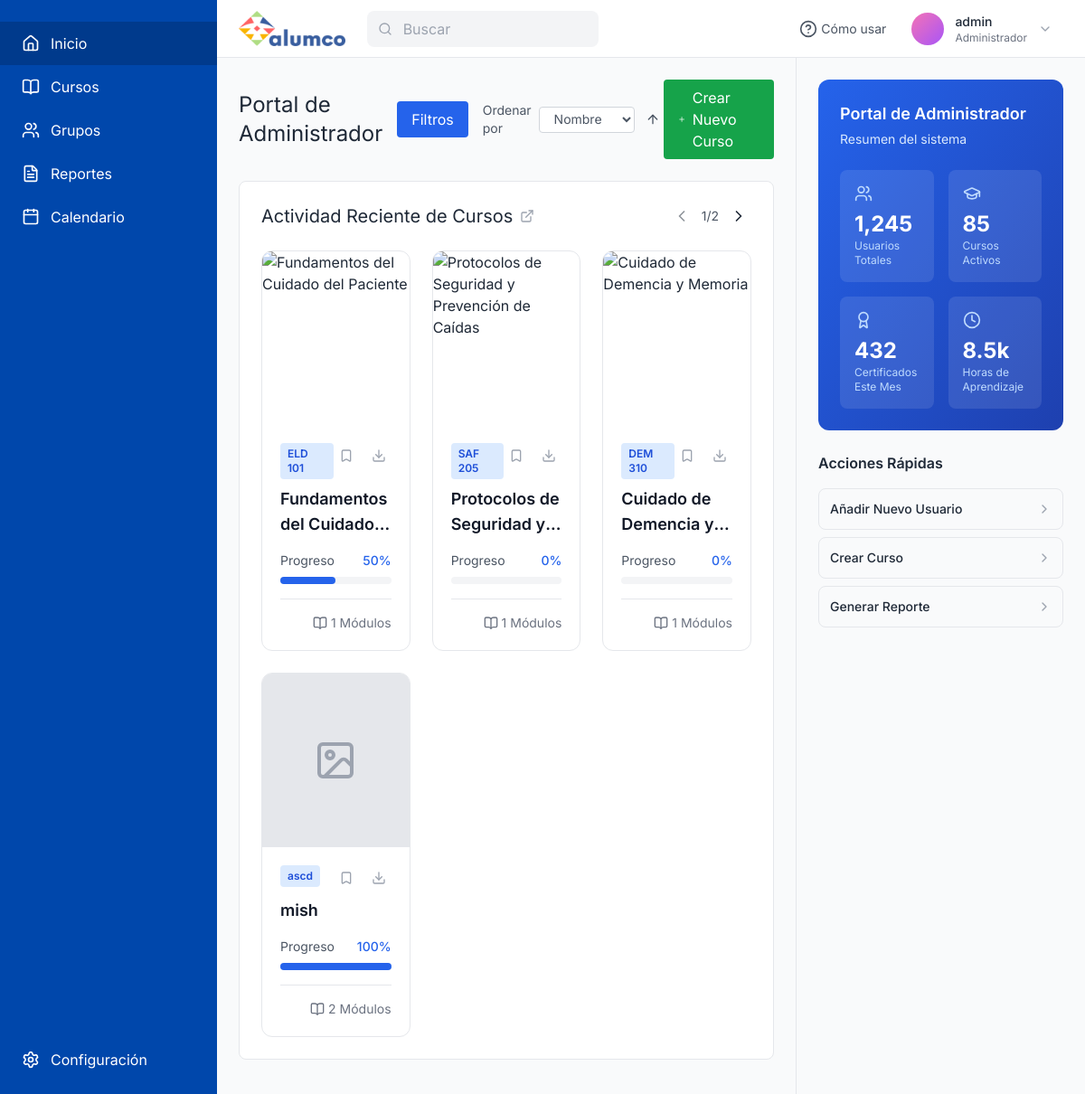
The page /home/ (signed in) on the database as committed earlier.
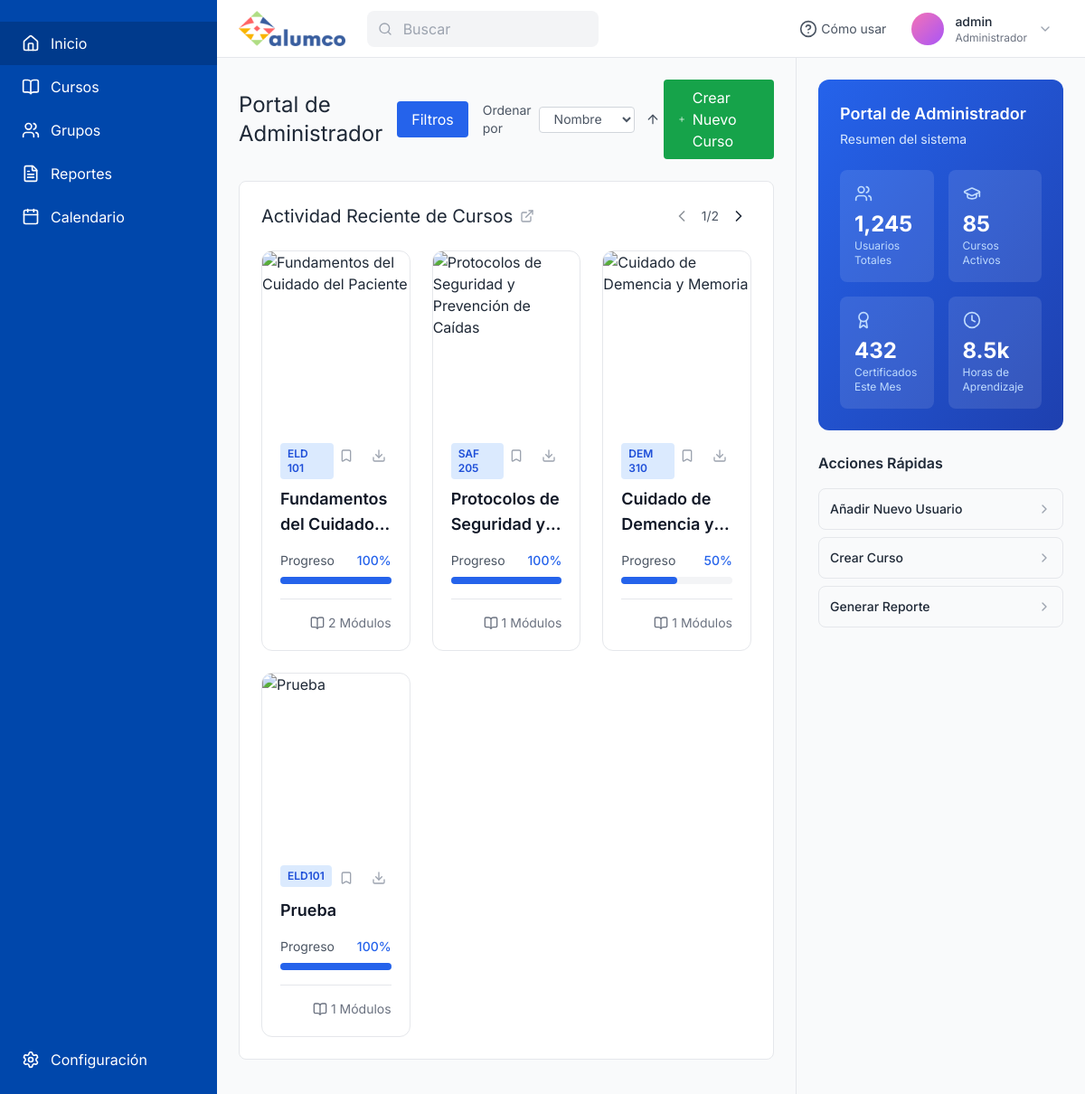
The same page on the database as committed later.
### lms/models.py (models this page shows, shortened)
class Course(models.Model):
    title = models.CharField(max_length=200, verbose_name="Título del Curso")
    code = models.CharField(max_length=50, unique=True, verbose_name="Código (ej. ELD 101)")
    description = models.TextField(verbose_name="Descripción", blank=True)
    image = models.ImageField(upload_to='course_images/', blank=True, null=True, verbose_name="Imagen de Portada")
    image_url = models.URLField(max_length=500, blank=True, null=True, verbose_name="URL de Imagen Externa")
    assigned_work_areas = models.ManyToManyField(WorkArea, blank=True, related_name="assigned_courses", verbose_name="Áreas de Trabajo Asignadas")
    created_at = models.DateTimeField(auto_now_add=True)

### lms/views.py (the view, shortened to what this page needs)
# urls.py: path('home/', views.home_view, name='home'),
@login_required
def home_view(request):
    from django.db.models import Q
    user = request.user
    if user.is_superuser or user.groups.filter(name__in=['Administrador', 'Profesor']).exists():
        courses = Course.objects.all()
    course_list = []
    for course in courses:
        modules_count = Module.objects.filter(course=course).count()
        total_content = Content.objects.filter(module__course=course).count()
        if total_content > 0:
            completed_content = ContentProgress.objects.filter(user=user, content__module__course=course, is_completed=True).count()
            progress = int((completed_content / total_content) * 100)
        else:
            progress = 0
        course_list.append({
            'course': course,
            'progress': progress,
            'modules_count': modules_count
        })
    context = {
        'courses': course_list,
        'active_menu': 'homepage',
    }
    return render(request, 'lms/home.html', context)

### lms/templatetags/lms_extras.py (called while the page is built)
@register.filter(name='has_group')
def has_group(user, group_name):
    try:
        group = Group.objects.get(name=group_name)
    except Group.DoesNotExist:
        return False
    return group in user.groups.all()

### lms/templates/lms/home.html (shortened to what this page needs)
{% extends 'lms/base_dashboard.html' %}
{% load lms_extras %}
{% block dashboard_content %}
<main class="flex-1 p-6 w-full">
    <div class="flex items-center justify-between mb-6">
        <div class="flex items-center gap-4">
            <h1 class="text-2xl">Portal de {{ request.user.groups.first.name|default:"Usuario" }}</h1>
            <button class="px-4 py-2 bg-blue-600 text-white rounded hover:bg-blue-700">
                Filtros
            </button>
            <div class="flex items-center gap-2 text-gray-600">
                <span class="text-sm">Ordenar por</span>
                <select class="px-3 py-1 border border-gray-300 rounded bg-white text-sm">
                    <option>Nombre</option>
                </select>
                <button class="p-1 hover:bg-gray-100 rounded">
                    <i data-lucide="arrow-up" class="w-4 h-4"></i>
                </button>
            </div>
        </div>
        {% if request.user|has_group:"Administrador" or request.user|has_group:"Profesor" %}
        <a href="{% url 'course_create' %}" class="px-4 py-2 bg-green-600 text-white rounded hover:bg-green-700 flex items-center gap-2">
            <i data-lucide="plus" class="w-4 h-4"></i> Crear Nuevo Curso
        </a>
        {% endif %}
    </div>
    <div class="bg-white rounded-lg border border-gray-200 p-6 mb-6">
        <div class="flex items-center justify-between mb-6">
            <div class="flex items-center gap-2">
                <h2 class="text-xl">Actividad Reciente de Cursos</h2>
                <i data-lucide="external-link" class="w-4 h-4 text-gray-400"></i>
            </div>
            <div class="flex items-center gap-2">
                <button class="p-1 hover:bg-gray-100 rounded opacity-50 cursor-not-allowed">
                    <i data-lucide="chevron-left" class="w-5 h-5"></i>
                </button>
                <span class="text-sm text-gray-600">1/2</span>
                <button class="p-1 hover:bg-gray-100 rounded">
                    <i data-lucide="chevron-right" class="w-5 h-5"></i>
                </button>
            </div>
        </div>
        <div class="grid grid-cols-1 md:grid-cols-2 lg:grid-cols-3 gap-6">
            {% for item in courses %}
            <div class="bg-white border rounded-xl overflow-hidden hover:shadow-lg transition-shadow cursor-pointer flex flex-col h-full" onclick="window.location.href=`{% url 'course_detail' item.course.id %}`">
                <div class="relative h-48">
                    {% if item.course.image_url %}
                    <img
                        src="{{ item.course.image_url }}"
                        alt="{{ item.course.title }}"
                        class="w-full h-full object-cover"
                    />
                    {% elif item.course.image %}
                    <img
                        src="{{ item.course.image.url }}"
                        alt="{{ item.course.title }}"
                        class="w-full h-full object-cover"
                    />
                    {% else %}
                    <div class="w-full h-full bg-gray-200 flex items-center justify-center text-gray-400">
                    </div>
                    {% endif %}
                </div>
                <div class="p-5 flex flex-col flex-1">
                    <div class="flex items-start justify-between mb-2">
                        <span class="text-xs font-semibold px-2 py-1 bg-blue-100 text-blue-700 rounded">
                            {{ item.course.code }}
                        </span>
                        <div class="flex gap-2">
                            <button class="p-1.5 text-gray-400 hover:text-blue-600 hover:bg-blue-50 rounded-full transition-colors" title="Bookmark">
                                <i data-lucide="bookmark" class="w-4 h-4"></i>
                            </button>
                            <button class="p-1.5 text-gray-400 hover:text-blue-600 hover:bg-blue-50 rounded-full transition-colors" title="Download Materials">
                                <i data-lucide="download" class="w-4 h-4"></i>
                            </button>
                        </div>
                    </div>
                    <h3 class="font-semibold text-lg mb-4 text-gray-900 line-clamp-2">
                        {{ item.course.title }}
                    </h3>
                    <div class="mt-auto">
                        <div class="flex justify-between text-sm text-gray-600 mb-2">
                            <span>Progreso</span>
                            <span class="font-medium text-blue-600">{{ item.progress }}%</span>
                        </div>
                        <div class="w-full bg-gray-100 rounded-full h-2 mb-4">
                            <div class="bg-blue-600 h-2 rounded-full transition-all duration-500" style="width: {{ item.progress }}%;"></div>
                        </div>
                        <div class="flex items-center justify-between text-sm text-gray-500 pt-4 border-t">
                            <div class="flex items-center gap-1">
                                <i data-lucide="book-open" class="w-4 h-4"></i>
                                <span>{{ item.modules_count }} Módulos</span>
                            </div>
                        </div>
                    </div>
                </div>
            </div>
            {% endfor %}
        </div>
    </div>
</main>
{% if request.user|has_group:"Administrador" and active_menu != 'reports' %}
<aside class="w-80 p-6 border-l border-gray-200">
    <div class="bg-gradient-to-br from-blue-600 to-blue-800 rounded-xl p-6 text-white mb-6">
        <h3 class="font-semibold text-lg mb-1">Portal de Administrador</h3>
        <p class="text-blue-100 text-sm mb-6">Resumen del sistema</p>
        <div class="grid grid-cols-2 gap-4">
            <div class="bg-white/10 rounded-lg p-4">
                <i data-lucide="users" class="w-5 h-5 mb-2 text-blue-200"></i>
                <div class="text-2xl font-bold">1,245</div>
                <div class="text-xs text-blue-200">Usuarios Totales</div>
            </div>
            <div class="bg-white/10 rounded-lg p-4">
                <i data-lucide="graduation-cap" class="w-5 h-5 mb-2 text-blue-200"></i>
                <div class="text-2xl font-bold">85</div>
                <div class="text-xs text-blue-200">Cursos Activos</div>
            </div>
            <div class="bg-white/10 rounded-lg p-4">
                <i data-lucide="award" class="w-5 h-5 mb-2 text-blue-200"></i>
                <div class="text-2xl font-bold">432</div>
                <div class="text-xs text-blue-200">Certificados Este Mes</div>
            </div>
            <div class="bg-white/10 rounded-lg p-4">
                <i data-lucide="clock" class="w-5 h-5 mb-2 text-blue-200"></i>
                <div class="text-2xl font-bold">8.5k</div>
                <div class="text-xs text-blue-200">Horas de Aprendizaje</div>
            </div>
        </div>
    </div>
    <div class="mb-6">
        <h3 class="font-semibold text-gray-800 mb-4">Acciones Rápidas</h3>
        <div class="space-y-2">
            <button class="w-full flex items-center justify-between p-3 rounded-lg border hover:bg-gray-50 transition-colors">
                <span class="text-sm font-medium">Añadir Nuevo Usuario</span>
                <i data-lucide="chevron-right" class="w-4 h-4 text-gray-400"></i>
            </button>
            <button class="w-full flex items-center justify-between p-3 rounded-lg border hover:bg-gray-50 transition-colors">
                <span class="text-sm font-medium">Crear Curso</span>
                <i data-lucide="chevron-right" class="w-4 h-4 text-gray-400"></i>
            </button>
            <button class="w-full flex items-center justify-between p-3 rounded-lg border hover:bg-gray-50 transition-colors">
                <span class="text-sm font-medium">Generar Reporte</span>
                <i data-lucide="chevron-right" class="w-4 h-4 text-gray-400"></i>
            </button>
        </div>
    </div>
</aside>
{% endif %}
{% endblock %}

### lms/templates/lms/base_dashboard.html (shortened to what this page needs)
{% extends 'lms/base.html' %}
{% load lms_extras static %}
{% block content %}
<div class="w-60 bg-[#0047AB] h-screen fixed left-0 top-0 flex flex-col text-white">
    <div class="flex-1 py-6">
        <a href="{% url 'home' %}"
            class="w-full px-6 py-3 flex items-center gap-3 hover:bg-[#003A8C] transition-colors {% if active_menu == 'homepage' %}bg-[#003A8C]{% endif %}">
            <i data-lucide="home" class="w-5 h-5"></i>
            <span>Inicio</span>
        </a>
        <a href="{% url 'home' %}"
            class="w-full px-6 py-3 flex items-center gap-3 hover:bg-[#003A8C] transition-colors {% if active_menu == 'courses' %}bg-[#003A8C]{% endif %}">
            <i data-lucide="book-open" class="w-5 h-5"></i>
            <span>Cursos</span>
        </a>
        <a href="{% url 'groups' %}"
            class="w-full px-6 py-3 flex items-center gap-3 hover:bg-[#003A8C] transition-colors {% if active_menu == 'groups' %}bg-[#003A8C]{% endif %}">
            <i data-lucide="users" class="w-5 h-5"></i>
            <span>Grupos</span>
        </a>
        {% if request.user|has_group:"Administrador" or request.user|has_group:"Profesor" %}
        <a href="{% url 'reports' %}"
            class="w-full px-6 py-3 flex items-center gap-3 hover:bg-[#003A8C] transition-colors {% if active_menu == 'reports' %}bg-[#003A8C]{% endif %}">
            <i data-lucide="file-text" class="w-5 h-5"></i>
            <span>Reportes</span>
        </a>
        {% endif %}
        <a href="{% url 'calendar' %}"
            class="w-full px-6 py-3 flex items-center gap-3 hover:bg-[#003A8C] transition-colors {% if active_menu == 'calendar' %}bg-[#003A8C]{% endif %}">
            <i data-lucide="calendar" class="w-5 h-5"></i>
            <span>Calendario</span>
        </a>
    </div>
    <div class="pb-6">
        <a href="#" class="w-full px-6 py-3 flex items-center gap-3 hover:bg-[#003A8C] transition-colors">
            <i data-lucide="settings" class="w-5 h-5"></i>
            <span>Configuración</span>
        </a>
    </div>
</div>
<div
    class="h-16 bg-white border-b border-gray-200 fixed top-0 left-60 right-0 z-10 flex items-center justify-between px-6">
    <div class="flex items-center gap-6">
        <img src="{% static 'lms/img/logo.png' %}" alt="ALUMCO" style="max-height: 40px;">
        <div class="relative">
            <i data-lucide="search" class="w-4 h-4 absolute left-3 top-1/2 -translate-y-1/2 text-gray-400"></i>
            <input type="text" placeholder="Buscar"
                class="pl-10 pr-4 py-2 w-64 bg-gray-100 rounded-lg border-0 focus:outline-none focus:ring-2 focus:ring-blue-500" />
        </div>
    </div>
    <div class="flex items-center gap-4">
        <button class="text-gray-600 hover:text-gray-900 flex items-center gap-1">
            <i data-lucide="help-circle" class="w-5 h-5"></i>
            <span class="text-sm">Cómo usar</span>
        </button>
        <div class="relative" id="portal-menu-container">
            <button id="portal-menu-trigger" class="flex items-center gap-3 hover:bg-gray-50 px-3 py-2 rounded-lg">
                <div class="w-9 h-9 rounded-full bg-gradient-to-br from-pink-400 to-purple-500"></div>
                <div class="text-left">
                    <div class="text-sm font-medium">{{ request.user.username }}</div>
                    <div class="text-xs text-gray-500">{{ request.user.groups.first.name|default:"Usuario" }}</div>
                </div>
                <i data-lucide="chevron-down" class="w-4 h-4 text-gray-400"></i>
            </button>
        </div>
    </div>
</div>
<div class="ml-60 mt-16 flex">
    {% block dashboard_content %}
    {% endblock %}
</div>
{% endblock %}

### lms/templates/lms/base.html (shortened to what this page needs)
<!DOCTYPE html>
<html lang="es">
<head>
    <script src="https://cdn.tailwindcss.com"></script>
</head>
<body class="bg-gray-50 text-gray-800 antialiased h-screen flex flex-col">
    {% block content %}
    {% endblock %}
</body>
</html>

### lms/templates/lms/base.html (style rules this page uses)
body { font-family: 'Inter', sans-serif; }

Rows that differ between the two databases and show on the page:
removed Course: course.code "ascd", course "mish", progress "100", modules_count "2"
computed for Course "ELD 101": progress "50" → "100"; {{ item.progress }} 50 → 100 (drawn); modules_count "1" → "2"
computed for Course "SAF 205": progress "0" → "100"
computed for Course "DEM 310": progress "0" → "50"
added Course: course.code "ELD101", course "Prueba", progress "100", modules_count "1"
